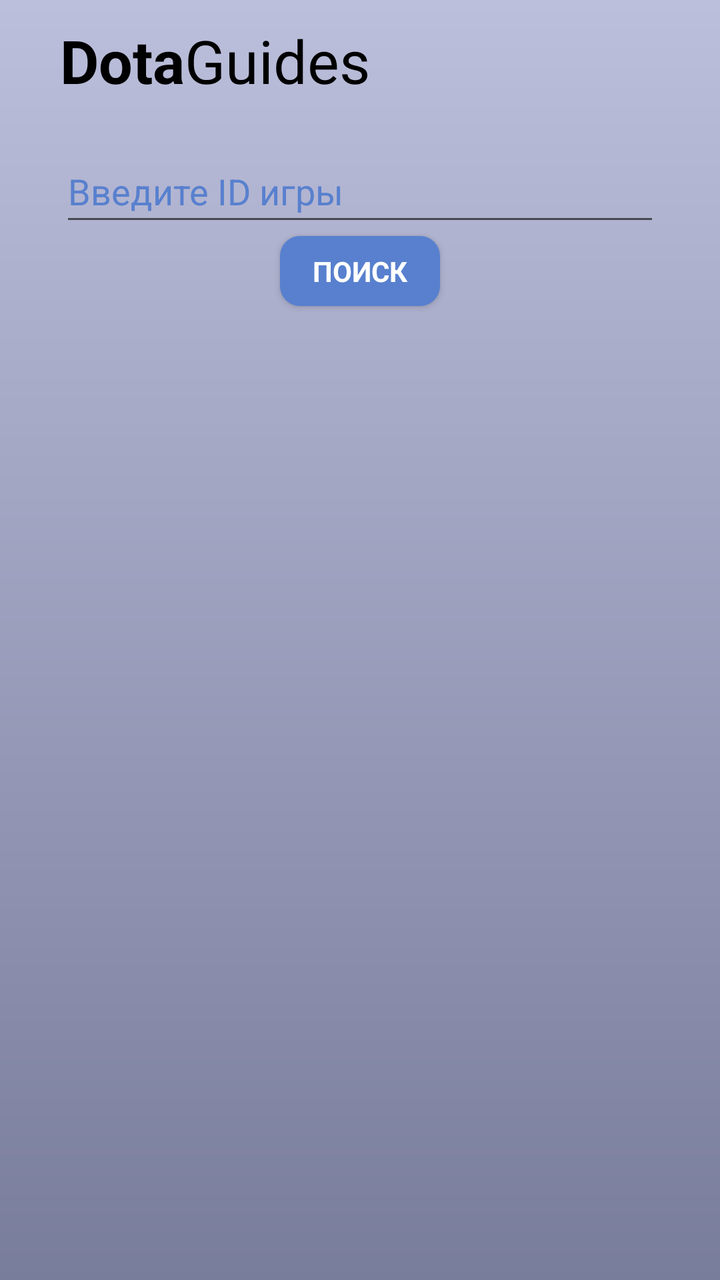
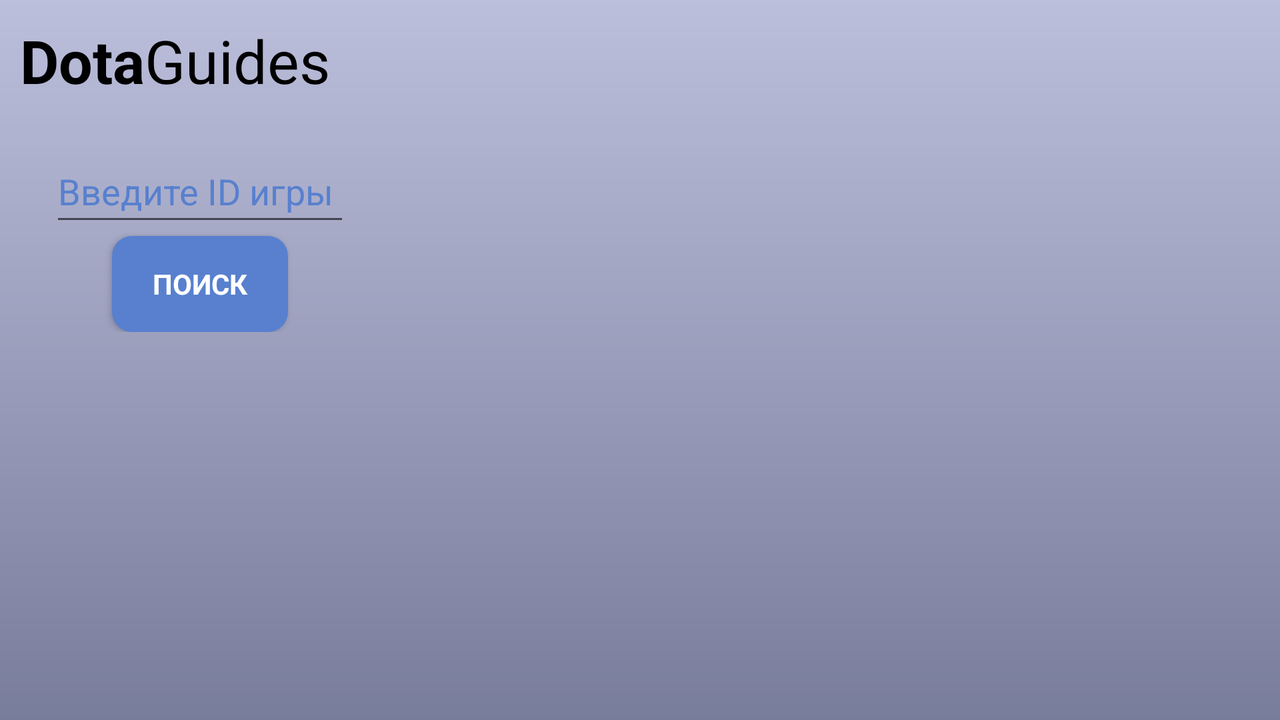

An Android layout and its configuration variant, each rendered on a device that would load it. The default file and the variant file are quoted in full after the pictures.
<!-- AndroidManifest.xml: application theme Theme.CourseApp -->
<!-- res/layout/fragment_search.xml -->
<?xml version="1.0" encoding="utf-8"?>
<FrameLayout xmlns:android="http://schemas.android.com/apk/res/android"
    xmlns:app="http://schemas.android.com/apk/res-auto"
    xmlns:tools="http://schemas.android.com/tools"
    android:layout_width="match_parent"
    android:layout_height="match_parent"
    android:background="@drawable/main_background"
    android:orientation="vertical"
    tools:context=".Views.Fragments.SearchFragment">

    <androidx.constraintlayout.widget.ConstraintLayout
        android:layout_width="match_parent"
        android:layout_height="match_parent"
        android:orientation="horizontal">

        <TextView
            android:id="@+id/textView"
            android:layout_width="wrap_content"
            android:layout_height="wrap_content"
            android:text="Dota"
            android:layout_marginStart="30dp"
            android:layout_marginTop="10dp"
            android:textColor="@color/black"
            android:textSize="30sp"
            android:textStyle="bold"
            app:layout_constraintStart_toStartOf="parent"
            app:layout_constraintTop_toTopOf="parent" />

        <TextView
            android:id="@+id/textView2"
            android:layout_width="wrap_content"
            android:layout_height="wrap_content"
            android:layout_marginTop="10dp"
            android:text="Guides"
            android:textColor="@color/black"
            android:textSize="30sp"
            app:layout_constraintStart_toEndOf="@+id/textView"
            app:layout_constraintTop_toTopOf="parent" />

        <EditText
            android:id="@+id/gameIdText"
            android:layout_width="300dp"
            android:layout_height="wrap_content"
            android:layout_gravity="center"
            android:layout_marginTop="70dp"
            android:hint="@string/enterID"
            android:inputType="number"
            android:textColor="@color/black"
            android:textColorHighlight="@color/Blue"
            android:outlineAmbientShadowColor="@color/black"
            android:outlineSpotShadowColor="@color/black"
            android:textColorLink="@color/black"
            android:shadowColor="@color/black"
            android:textColorHint="@color/Blue"
            android:maxLength="10"
            android:minHeight="48dp"
            app:layout_constraintEnd_toEndOf="parent"
            app:layout_constraintStart_toStartOf="parent"
            app:layout_constraintTop_toTopOf="parent"
            tools:ignore="MissingConstraints" />

        <androidx.appcompat.widget.AppCompatButton
            android:id="@+id/findByIdButton"
            android:layout_width="80dp"
            android:layout_height="35dp"
            android:layout_gravity="center"
            android:text="@string/search"
            android:textColor="@color/white"
            android:fontFamily="sans-serif"
            android:textStyle="bold"
            app:layout_constraintEnd_toEndOf="parent"
            app:layout_constraintStart_toStartOf="parent"
            app:layout_constraintTop_toBottomOf="@+id/gameIdText"
            tools:ignore="MissingConstraints"
            android:background="@drawable/button_background"/>

        <androidx.cardview.widget.CardView
            android:id="@+id/allinfo"
            android:layout_width="370dp"
            android:layout_height="520dp"
            android:layout_marginTop="10dp"
            android:layout_alignParentEnd="true"
            android:layout_gravity="center"
            android:background="@color/white"
            android:visibility="gone"
            app:cardCornerRadius="20dp"
            app:cardElevation="1dp"
            app:layout_constraintEnd_toEndOf="parent"
            app:layout_constraintStart_toStartOf="parent"
            app:layout_constraintTop_toBottomOf="@+id/findByIdButton"
            >

            <androidx.core.widget.NestedScrollView
                android:layout_width="match_parent"
                android:layout_height="wrap_content">

                <androidx.appcompat.widget.LinearLayoutCompat
                    android:layout_width="match_parent"
                    android:layout_height="wrap_content"
                    android:orientation="vertical"
                    >
                    <TextView
                        android:layout_width="wrap_content"
                        android:layout_height="wrap_content"
                        android:id="@+id/durationText"
                        android:text="fdgsdgf"
                        android:layout_gravity="center"
                        android:textSize="20sp"
                        android:layout_marginTop="5dp"/>

                    <androidx.appcompat.widget.LinearLayoutCompat
                        android:layout_width="wrap_content"
                        android:layout_height="wrap_content"
                        android:orientation="horizontal"
                        android:layout_gravity="center">
                        <TextView
                            android:id="@+id/radiantScore"
                            android:layout_width="wrap_content"
                            android:layout_height="wrap_content"
                            android:layout_marginTop="5dp"
                            android:fontFamily="sans-serif"
                            android:text="11"
                            android:textSize="25sp"
                            android:textStyle="bold" />
                        <TextView
                            android:layout_width="wrap_content"
                            android:layout_height="wrap_content"
                            android:layout_marginTop="5dp"
                            android:fontFamily="sans-serif"
                            android:text=":"
                            android:textSize="25sp"
                            android:textStyle="bold" />
                        <TextView
                            android:id="@+id/direScore"
                            android:layout_width="wrap_content"
                            android:layout_height="wrap_content"
                            android:layout_marginTop="5dp"
                            android:fontFamily="sans-serif"
                            android:text="11"
                            android:textSize="25sp"
                            android:textStyle="bold" />


                    </androidx.appcompat.widget.LinearLayoutCompat>

                    <androidx.appcompat.widget.LinearLayoutCompat
                        android:layout_width="wrap_content"
                        android:layout_height="wrap_content"
                        android:orientation="horizontal">
                        <TextView
                            android:id="@+id/radiant"
                            android:layout_width="wrap_content"
                            android:layout_height="wrap_content"
                            android:layout_marginStart="10dp"
                            android:layout_marginTop="5dp"
                            android:fontFamily="sans-serif"
                            android:text="@string/radiant"
                            android:textSize="25sp"
                            android:textStyle="bold" />

                        <TextView
                            android:layout_width="wrap_content"
                            android:layout_height="wrap_content"
                            android:id="@+id/radiantWL"
                            android:text="WL"
                            android:layout_marginStart="20dp"
                            android:textSize="20sp"
                            android:layout_marginTop="5dp"
                            android:textColor="@color/darkGrayBlue"
                            />

                    </androidx.appcompat.widget.LinearLayoutCompat>

                    <HorizontalScrollView
                        android:layout_marginRight="15dp"
                        android:layout_marginLeft="15dp"
                        android:layout_width="wrap_content"
                        android:layout_height="wrap_content"
                        android:layout_marginTop="5dp">

                        <androidx.recyclerview.widget.RecyclerView
                            android:layout_width="wrap_content"
                            android:layout_height="wrap_content"
                            android:id="@+id/radiantHeroList"
                            tools:listitem="@layout/player_item" />
                    </HorizontalScrollView>

                    <androidx.appcompat.widget.LinearLayoutCompat
                        android:layout_width="wrap_content"
                        android:layout_height="wrap_content"
                        android:orientation="horizontal">
                        <TextView
                            android:id="@+id/dire"
                            android:layout_width="wrap_content"
                            android:layout_height="wrap_content"
                            android:layout_marginStart="10dp"
                            android:layout_marginTop="10dp"
                            android:fontFamily="sans-serif"
                            android:text="@string/dire"
                            android:textSize="25sp"
                            android:textStyle="bold" />

                        <TextView
                            android:layout_width="wrap_content"
                            android:layout_height="wrap_content"
                            android:id="@+id/direWL"
                            android:text="WL"
                            android:layout_marginStart="20dp"
                            android:textSize="20sp"
                            android:layout_marginTop="10dp"
                            />

                    </androidx.appcompat.widget.LinearLayoutCompat>

                    <HorizontalScrollView
                        android:layout_width="wrap_content"
                        android:layout_height="wrap_content"
                        android:layout_marginRight="15dp"
                        android:layout_marginLeft="15dp"
                        android:layout_marginTop="5dp"
                        android:layout_marginBottom="15dp">
                        <androidx.recyclerview.widget.RecyclerView
                            android:layout_width="wrap_content"
                            android:layout_height="wrap_content"
                            android:nestedScrollingEnabled="false"
                            tools:listitem="@layout/player_item"
                            tools:itemCount="5"
                            android:id="@+id/direHeroList"/>
                    </HorizontalScrollView>

                </androidx.appcompat.widget.LinearLayoutCompat>


            </androidx.core.widget.NestedScrollView>

        </androidx.cardview.widget.CardView>


    </androidx.constraintlayout.widget.ConstraintLayout>

</FrameLayout>
<!-- res/layout/player_item.xml (included above) -->
<?xml version="1.0" encoding="utf-8"?>
<androidx.constraintlayout.widget.ConstraintLayout xmlns:android="http://schemas.android.com/apk/res/android"
    xmlns:app="http://schemas.android.com/apk/res-auto"
    android:layout_width="match_parent"
    android:layout_height="wrap_content">

    <androidx.appcompat.widget.LinearLayoutCompat
        android:layout_width="match_parent"
        android:layout_height="wrap_content"
        android:orientation="horizontal"
        app:layout_constraintStart_toStartOf="parent"
        app:layout_constraintTop_toTopOf="parent">

        <ImageView
            android:layout_width="60dp"
            android:layout_height="60dp"
            android:id="@+id/heroIcon"
            android:src="@color/black"
            />

        <androidx.appcompat.widget.LinearLayoutCompat
            android:layout_width="wrap_content"
            android:layout_height="wrap_content"
            android:orientation="vertical">
        <TextView
            android:layout_width="wrap_content"
            android:layout_height="wrap_content"
            android:id="@+id/heroName"
            android:text="name"
            android:textSize="25dp"
            android:layout_marginTop="1dp"
            android:layout_marginLeft="4dp"/>

        <TextView
            android:layout_width="wrap_content"
            android:layout_height="wrap_content"
            android:id="@+id/personName"
            android:text="personname"
            android:textSize="15dp"
            android:layout_marginTop="1dp"
            android:layout_marginLeft="4dp"/>


        </androidx.appcompat.widget.LinearLayoutCompat>


    </androidx.appcompat.widget.LinearLayoutCompat>

</androidx.constraintlayout.widget.ConstraintLayout>
<!-- resources referenced by this layout -->
<resources>
  <color name="Blue">#5880CE</color>
  <color name="black">#FF000000</color>
  <color name="darkGrayBlue">#797d9c</color>
  <color name="white">#FFFFFFFF</color>
  <!-- drawable button_background (drawable) -->
  <?xml version="1.0" encoding="utf-8"?>
  <shape xmlns:android="http://schemas.android.com/apk/res/android"
      android:shape="rectangle">
      <solid android:color="#5880CE"/>
      <corners android:radius="10dp"/>
  
  </shape>
  <!-- drawable main_background (drawable) -->
  <?xml version="1.0" encoding="utf-8"?>
  <shape xmlns:android="http://schemas.android.com/apk/res/android"
      android:shape="rectangle">
      <gradient
          android:startColor="@color/grayBlue"
          android:endColor="@color/darkGrayBlue"
          android:angle="270" />
  </shape>
  <string name="dire">Силы тьмы</string>
  <string name="enterID">Введите ID игры</string>
  <string name="radiant">Силы света</string>
  <string name="search">Поиск</string>
  <style name="Theme.CourseApp" parent="Theme.MaterialComponents.Light.NoActionBar">
          <item name="android:forceDarkAllowed">false</item>
          
          <item name="colorPrimary">@color/purple_500</item>
          <item name="colorPrimaryVariant">@color/purple_700</item>
          <item name="colorOnPrimary">@color/white</item>
          
          <item name="colorSecondary">@color/teal_200</item>
          <item name="colorSecondaryVariant">@color/teal_700</item>
          <item name="colorOnSecondary">@color/black</item>
          
          <item name="android:statusBarColor">?attr/colorPrimaryVariant</item>
          
      </style>
  <color name="grayBlue">#BCBFDB</color>
  <color name="purple_500">#FF6200EE</color>
  <color name="purple_700">#FF3700B3</color>
  <color name="teal_200">#FF03DAC5</color>
  <color name="teal_700">#FF018786</color>
</resources>
<!-- res/layout-land/fragment_search.xml (the repository's variant of the layout above) -->
<!-- drawn on the phone turned sideways -->
<?xml version="1.0" encoding="utf-8"?>
<FrameLayout xmlns:android="http://schemas.android.com/apk/res/android"
    xmlns:app="http://schemas.android.com/apk/res-auto"
    xmlns:tools="http://schemas.android.com/tools"
    android:layout_width="match_parent"
    android:layout_height="match_parent"
    android:background="@drawable/main_background"
    android:orientation="vertical"
    tools:context=".SearchFragment"
    tools:ignore="MissingDefaultResource">

    <androidx.constraintlayout.widget.ConstraintLayout
        android:layout_width="match_parent"
        android:layout_height="match_parent"
        android:orientation="horizontal">

        <TextView
            android:id="@+id/textView"
            android:layout_width="wrap_content"
            android:layout_height="wrap_content"
            android:text="Dota"
            android:layout_marginStart="10dp"
            android:layout_marginTop="10dp"
            android:textColor="@color/black"
            android:textSize="30sp"
            android:textStyle="bold"
            app:layout_constraintStart_toStartOf="parent"
            app:layout_constraintTop_toTopOf="parent" />

        <TextView
            android:id="@+id/textView2"
            android:layout_width="wrap_content"
            android:layout_height="wrap_content"
            android:layout_marginTop="10dp"
            android:text="Guides"
            android:textColor="@color/black"
            android:textSize="30sp"
            app:layout_constraintStart_toEndOf="@+id/textView"
            app:layout_constraintTop_toTopOf="parent" />

        <androidx.appcompat.widget.LinearLayoutCompat
            android:layout_width="200dp"
            android:layout_height="wrap_content"
            android:orientation="vertical"
            android:layout_marginLeft="10dp"
            tools:ignore="MissingConstraints"
            >

            <EditText
                android:id="@+id/gameIdText"
                android:layout_width="150dp"
                android:layout_height="wrap_content"
                android:layout_marginTop="70dp"
                android:hint="@string/enterID"
                android:inputType="number"
                android:maxLength="10"
                android:minHeight="48dp"
                android:textColor="@color/black"
                android:textColorHighlight="@color/Blue"
                android:outlineAmbientShadowColor="@color/black"
                android:outlineSpotShadowColor="@color/black"
                android:textColorLink="@color/black"
                android:shadowColor="@color/black"
                android:textColorHint="@color/Blue"
                android:layout_marginLeft="0dp"
                android:layout_gravity="center"
                app:layout_constraintTop_toTopOf="parent"
                tools:ignore="MissingConstraints" />

            <androidx.appcompat.widget.AppCompatButton
                android:id="@+id/findByIdButton"
                android:layout_width="wrap_content"
                android:layout_height="wrap_content"
                android:layout_gravity="center"
                android:text="@string/search"
                android:textColor="@color/white"
                android:fontFamily="sans-serif"

                android:textStyle="bold"
                app:layout_constraintTop_toBottomOf="@+id/gameIdText"
                tools:ignore="MissingConstraints"
                android:gravity="center"
                android:background="@drawable/button_background"/>
        </androidx.appcompat.widget.LinearLayoutCompat>

        <androidx.cardview.widget.CardView
            android:id="@+id/allinfo"
            android:layout_width="500dp"
            android:layout_height="280dp"
            android:layout_alignParentEnd="true"
            android:layout_gravity="center"
            android:layout_marginTop="20dp"
            android:background="@color/white"
            android:visibility="gone"
            app:cardCornerRadius="20dp"
            app:cardElevation="1dp"
            app:layout_constraintEnd_toEndOf="parent"
            app:layout_constraintStart_toStartOf="parent"
            app:layout_constraintTop_toTopOf="parent"
            android:layout_marginLeft="170dp">

            <ScrollView
                android:layout_width="match_parent"
                android:layout_height="wrap_content">

                <androidx.appcompat.widget.LinearLayoutCompat
                    android:layout_width="match_parent"
                    android:layout_height="wrap_content"
                    android:orientation="vertical">

                    <TextView
                        android:id="@+id/durationText"
                        android:layout_width="wrap_content"
                        android:layout_height="wrap_content"
                        android:layout_gravity="center"
                        android:layout_marginTop="5dp"
                        android:text="fdgsdgf"
                        android:textSize="20sp" />

                    <androidx.appcompat.widget.LinearLayoutCompat
                        android:layout_width="wrap_content"
                        android:layout_height="wrap_content"
                        android:layout_gravity="center"
                        android:orientation="horizontal">

                        <TextView
                            android:id="@+id/radiantScore"
                            android:layout_width="wrap_content"
                            android:layout_height="wrap_content"
                            android:layout_marginTop="5dp"
                            android:fontFamily="sans-serif"
                            android:text="11"
                            android:textSize="25sp"
                            android:textStyle="bold" />

                        <TextView
                            android:layout_width="wrap_content"
                            android:layout_height="wrap_content"
                            android:layout_marginTop="5dp"
                            android:fontFamily="sans-serif"
                            android:text=":"
                            android:textSize="25sp"
                            android:textStyle="bold" />

                        <TextView
                            android:id="@+id/direScore"
                            android:layout_width="wrap_content"
                            android:layout_height="wrap_content"
                            android:layout_marginTop="5dp"
                            android:fontFamily="sans-serif"
                            android:text="11"
                            android:textSize="25sp"
                            android:textStyle="bold" />


                    </androidx.appcompat.widget.LinearLayoutCompat>

                    <androidx.appcompat.widget.LinearLayoutCompat
                        android:layout_width="wrap_content"
                        android:layout_height="wrap_content"
                        android:orientation="horizontal">

                        <TextView
                            android:id="@+id/radiant"
                            android:layout_width="wrap_content"
                            android:layout_height="wrap_content"
                            android:layout_marginStart="10dp"
                            android:layout_marginTop="5dp"
                            android:fontFamily="sans-serif"
                            android:text="@string/radiant"
                            android:textSize="25sp"
                            android:textStyle="bold" />

                        <TextView
                            android:id="@+id/radiantWL"
                            android:layout_width="wrap_content"
                            android:layout_height="wrap_content"
                            android:layout_marginStart="20dp"
                            android:layout_marginTop="5dp"
                            android:text="WL"
                            android:textColor="@color/darkGrayBlue"
                            android:textSize="20sp" />

                    </androidx.appcompat.widget.LinearLayoutCompat>

                    <HorizontalScrollView
                        android:layout_width="wrap_content"
                        android:layout_height="wrap_content"
                        android:layout_marginLeft="15dp"
                        android:layout_marginTop="5dp"
                        android:layout_marginRight="15dp">

                        <androidx.recyclerview.widget.RecyclerView
                            android:id="@+id/radiantHeroList"
                            android:layout_width="wrap_content"
                            android:layout_height="wrap_content"
                            tools:listitem="@layout/player_item" />
                    </HorizontalScrollView>

                    <androidx.appcompat.widget.LinearLayoutCompat
                        android:layout_width="wrap_content"
                        android:layout_height="wrap_content"
                        android:orientation="horizontal">

                        <TextView
                            android:id="@+id/dire"
                            android:layout_width="wrap_content"
                            android:layout_height="wrap_content"
                            android:layout_marginStart="10dp"
                            android:layout_marginTop="10dp"
                            android:fontFamily="sans-serif"
                            android:text="@string/dire"
                            android:textSize="25sp"
                            android:textStyle="bold" />

                        <TextView
                            android:id="@+id/direWL"
                            android:layout_width="wrap_content"
                            android:layout_height="wrap_content"
                            android:layout_marginStart="20dp"
                            android:layout_marginTop="10dp"
                            android:text="WL"
                            android:textSize="20sp" />

                    </androidx.appcompat.widget.LinearLayoutCompat>

                    <HorizontalScrollView
                        android:layout_width="wrap_content"
                        android:layout_height="wrap_content"
                        android:layout_marginLeft="15dp"
                        android:layout_marginTop="5dp"
                        android:layout_marginRight="15dp"
                        android:layout_marginBottom="15dp">

                        <androidx.recyclerview.widget.RecyclerView
                            android:id="@+id/direHeroList"
                            android:layout_width="wrap_content"
                            android:layout_height="wrap_content"
                            android:nestedScrollingEnabled="false"
                            tools:itemCount="5"
                            tools:listitem="@layout/player_item" />
                    </HorizontalScrollView>

                </androidx.appcompat.widget.LinearLayoutCompat>


            </ScrollView>

        </androidx.cardview.widget.CardView>


    </androidx.constraintlayout.widget.ConstraintLayout>

</FrameLayout>
